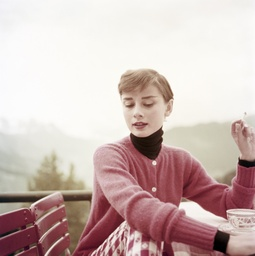
#> input picture source code/sample_image/audrey_color.jpg, 255 x 256 px, shrunk from 2700 x 2709 before the run
$ python UI.py --test_image sample_image/audrey_color.jpg --color_image sample_image/greek_color.jpg --hint_image sample_image/greek_color.jpg
#> lines starting #> are read from the running program, lines starting #| are printed output that depends on the picture; after the words box and inside, x2 and y2 are one past the last pixel; in counts of white or black regions, pixels touching at a corner belong together
### source code/Colorization.py
import matplotlib.pyplot as plt
import imageio as im
import cv2
import matplotlib.gridspec as mg
from colorized_functions import *

# [6 lines left out: function main, not called in this run]

def colorization(gray_image,hint_image,wd_width):


    gray_img = im.imread(gray_image)
    try:
        gray_img = cv2.cvtColor(gray_img,cv2.COLOR_GRAY2RGB)
    except:
        pass
    gray_img = gray_img.astype(float)/255

    hint_img = im.imread(hint_image)
    hint_img = hint_img.astype(float)/255

    (img_rows, img_cols, _) = gray_img.shape

    img_size = img_rows * img_cols

    channel_Y,channel_U,channel_V = get_combined_yuv(gray_img,hint_img)

    map_colored = (abs(channel_U) + abs(channel_V)) > 0.0001

    img_yuv = np.dstack((channel_Y, channel_U, channel_V)) # combined image

    weightData = get_weightData(map_colored,img_yuv,wd_width,affinity_a) # weighting function

    mat = get_mat(weightData,img_rows,img_cols)

    u,v = get_uv(map_colored,img_yuv,img_rows,img_cols)


    colored_y = img_yuv[:,:,0].reshape(img_size, order='F')
    colored_u = spsolve(mat, u) # solve linear equations
    colored_v = spsolve(mat, v)
    colorized = yuv2rgb(img_yuv,colored_y,colored_u,colored_v)

    gs = mg.GridSpec(2,3)
    plt.figure(figsize=(20,10))
    plt.figure(1)
    plt.subplot(gs[0,0])
    plt.title('Gray_image')
    plt.imshow(gray_img)
    plt.subplot(gs[1,0])
    plt.title('Hint_image')
    plt.imshow(hint_img)
    plt.subplot(gs[:,1:])
    plt.title('Colorirzed_image')
    plt.imshow(colorized)

    plt.show()
    return colorized

# [2 lines that do not run on import are left out]

### source code/colorized_functions.py
import numpy as np
import matplotlib.pyplot as plt
import imageio as im
import colorsys
import scipy
from scipy.sparse.linalg import spsolve

# Reference http://blog.sws9f.org/computer-vision/2017/09/07/colorization-using-optimization-python.html

def find_neighbors(width,center, img):
        neighbors = list()
        min_row,max_row = max(0,center[0] - width),min(img.shape[0], center[0] + width + 1)
        min_col,max_col  = max(0, center[1] - width),min(img.shape[1], center[1] + width + 1)
        for r in range(min_row, max_row ):
            for c in range(min_col, max_col):
                if r == center[0] and c == center[1]:
                    continue
                neighbors.append([r,c,img[r,c,0]])

        return neighbors


def affinity_a(neighbors,center):
        neigh_array = np.array(neighbors)
        neighs = neigh_array[:,2]  # neighbors
        center = center[2]   #  center
        diff = neighs - center   # distance between neighbors and center
        sig = np.var(np.append(neighs, center))     # var of neighs and center
        sig = 1e-6 if sig < 1e-6 else sig
        wrs = np.exp(- np.power(diff,2) / (sig * 2.0))
        wrs = - wrs / np.sum(wrs)
        neigh_array[:,2] = wrs
        return neigh_array


# [14 lines left out: function affinity_a_2, not called in this run]


# translate (row,col) to/from sequential number
def rc2seq(r, c, rows):
        return c * rows + r


def seq2rc(seq, rows):
        r = seq % rows
        return r, int((seq - r) / rows)


# combine 3 channels of YUV to a RGB photo: n x n x 3 array
def yuv2rgb(img_yuv,y,u,v):
        (img_rows, img_cols, _) = img_yuv.shape
        rgb = [colorsys.yiq_to_rgb(y[i],u[i],v[i]) for i in range(len(y))]
        rgb = np.array(rgb)
        img_rgb = rgb.reshape(img_rows, img_cols,3, order='F')
        return img_rgb


def get_combined_yuv(test_image,mark_image):
    channel_Y,_,_ = colorsys.rgb_to_yiq(test_image[:,:,0],test_image[:,:,1],test_image[:,:,2])
    _,channel_U,channel_V = colorsys.rgb_to_yiq(mark_image[:,:,0],mark_image[:,:,1],mark_image[:,:,2])
    return channel_Y,channel_U,channel_V


def get_weightData(map_colored,combined_image,wd_width,affinity):
    (m,n,_) = combined_image.shape
    weightData = []
    for c in range(n):
        for r in range(m):
            center = np.hstack((r,c,combined_image[r,c][0]))
            neighbors = find_neighbors(wd_width, (r,c), combined_image)
            if not map_colored[r,c]:
                weights = affinity(neighbors,center)
                for e in weights:
                    weightData.append([center,(e[0],e[1]), e[2]])
            weightData.append([center, (center[0],center[1]), 1.])
    return weightData


def get_mat(weightData,rows,cols):
    size = rows * cols
    mat_data = [[rc2seq(e[0][0], e[0][1],rows), rc2seq(e[1][0], e[1][1], rows), e[2]] for e in weightData]
    mat_rc = np.array(mat_data, dtype=np.integer)[:,0:2]
    mat_data = np.array(mat_data, dtype=np.float64)[:,2]

    mat = scipy.sparse.csr_matrix((mat_data, (mat_rc[:,0], mat_rc[:,1])), shape=(size, size))
    return mat


def get_uv(map_colored,combined_image,rows,cols):
    size = rows * cols
    u,v = np.zeros(size),np.zeros(size)
    colored = np.nonzero(map_colored.reshape(size, order='F'))
    img = combined_image.reshape(size, 3,order='F')
    u[colored],v[colored] = img[:,1][colored],img[:,2][colored]

    return u,v

### source code/UI.py
import numpy as np
import matplotlib.pyplot as plt
from Colorization import colorization
import sys
import argparse
import cv2


def parse_command_line_arguments():

    parser = argparse.ArgumentParser()
    parser.add_argument("-t","--test_image",dest = "test_image",
                    metavar = "TEST_IMAGE",default = "test_gray.png")
    parser.add_argument("-c","--color_image",dest = "color_image",
                    metavar = "COLOR_IMAGE",default = "test_color.png")
    parser.add_argument("-m","--hint_image",dest = "hint_image",
                    metavar = "HINT_IMAGE",default = "test_marked.png")

    args = parser.parse_args()

    return args

def main():

    args = parse_command_line_arguments()

    test_gray = args.test_image
    test_color = args.color_image

    test_hint = painting(test_gray,test_color)
    colorization(test_gray,test_hint,1)


def painting(img,img_c):

#> called with img = 'sample_image/audrey_color.jpg', img_c = 'sample_image/greek_color.jpg'
    args = parse_command_line_arguments()
    img = cv2.imread(img)
#> img is the input picture: shape (256, 255, 3); mean B, G, R 181.7, 185.5, 205.4
    img_c = cv2.imread(img_c)
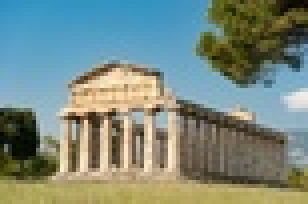
#> input picture source code/sample_image/greek_color.jpg, 77 x 51 px, shrunk from 810 x 539 before the run (shown 4 times larger)
#> img_c is the input picture: shape (51, 77, 3); mean B, G, R 128.1, 138, 122
    img_c = cv2.resize(img_c,(img.shape[1],img.shape[0]))
#> img_c: shape (256, 255, 3)
    test_hint = args.hint_image

    global xg,yg,color,c_r,c_g,c_b
    global x_shape,y_shape
    c_r,c_g,c_b = 255,255,255

    global img_stack
    img_stack = np.hstack((img,img_c))
    x_shape = img_stack.shape[0]
#> x_shape = 256
    y_shape = img_stack.shape[1]
#> y_shape = 510
    img_stack_show = np.zeros((img_stack.shape[0],img_stack.shape[1],3))+255
    img_stack_show[:img_stack.shape[0], :img_stack.shape[1]] = img_stack


    img_stack = np.vstack((img_stack,img_stack[:10,:]))
#> img_stack: shape (266, 510, 3)
    img_stack[x_shape:,:]=255,255,255
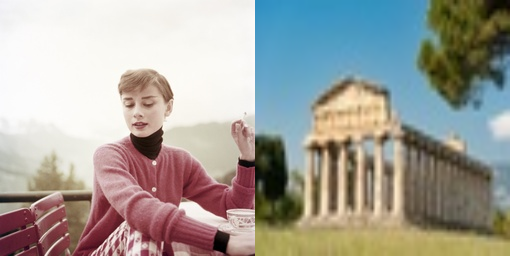
#> img_stack: shape (266, 510, 3); mean B, G, R 158.6, 165.2, 167.1


    cv2.namedWindow('image')

    switch = '0:OFF\n1:ON'
    cv2.createTrackbar(switch, 'image', 0, 1, callback)

    tag = True
    while(tag):

        cv2.imshow('image', img_stack)
        if cv2.getTrackbarPos(switch, 'image') == 1:
            cv2.setMouseCallback('image', Mouseback1)
        else:
            cv2.setMouseCallback('image', Mouseback2)
        if cv2.waitKey(10) & 0xFF == ord('q'):
#> (key q is pressed here)
            x = img.shape[0]
#> x = 256
            y= img.shape[1]
#> y = 255
            img_mark = img_stack[:x,:y]
            cv2.imwrite(test_hint,img_mark)
            break

    cv2.destroyAllWindows()
    return test_hint


def callback(object):
    pass


def save_XY(x,y):
    global xg,yg
    xg=y
    yg=x


def Mouseback1(event, x, y, flags, param):
    if flags == cv2.EVENT_FLAG_LBUTTON and event == cv2.EVENT_MOUSEMOVE:
        global xg,yg,color,img_stack,c_r,c_g,c_b
        cv2.circle(img_stack, (x, y), 4, [int(c_r),int(c_g),int(c_b)], 4)


def Mouseback2(event, x, y, flags, param):
    if flags == cv2.EVENT_FLAG_LBUTTON and not event == cv2.EVENT_MOUSEMOVE:
        global xg,yg,color, img_stack,c_r,c_g,c_b,x_shape
        save_XY(x,y)
        c_r,c_g,c_b = img_stack[xg,yg]
        img_stack[x_shape:,:]= int(c_r),int(c_g),int(c_b)
        print(xg,yg,c_r,c_g,c_b)


if __name__ == "__main__":
    main()
#> in get_combined_yuv, `_,channel_U,channel_V = colorsys.rgb_to_yiq(mark_image[:,:,0],mark_ima..`:
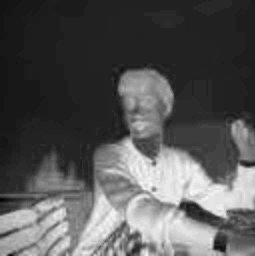
#> channel_U: shape (256, 255) float64; min -0.0199, max 0.191, mean 0.0516; drawn with min black and max white
#> in get_combined_yuv, `_,channel_U,channel_V = colorsys.rgb_to_yiq(mark_image[:,:,0],mark_ima..`:
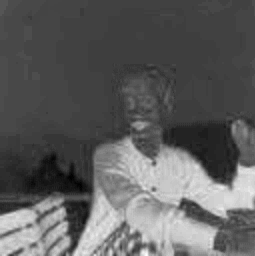
#> channel_V: shape (256, 255) float64; min -0.0402, max 0.101, mean 0.0119; drawn with min black and max white
#> in colorization, `map_colored = (abs(channel_U) + abs(channel_V)) > 0.0001`:
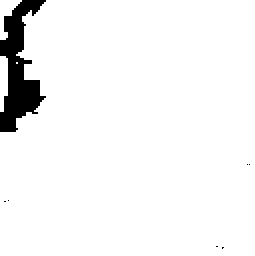
#> map_colored: shape (256, 255) bool; 95.3% white; 7 black regions (6 under 20 px), largest, box (x1, y1, x2, y2) and area: (0, 0, 46, 132) 3044
#> in colorization, `img_yuv = np.dstack((channel_Y, channel_U, channel_V))`:
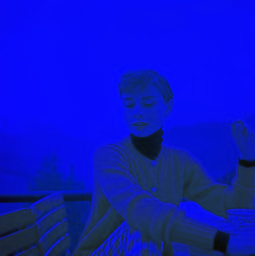
#> img_yuv: shape (256, 255, 3) float64; mean of channels 0, 1, 2 0.749, 0.0516, 0.0119; drawn with min black and max white
#> in yuv2rgb, `img_rgb = rgb.reshape(img_rows, img_cols,3, order='F')`:
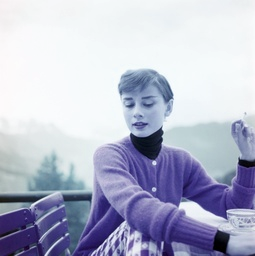
#> img_rgb: shape (256, 255, 3) float64; mean of channels 0, 1, 2 0.806, 0.727, 0.712; drawn as B, G, R
